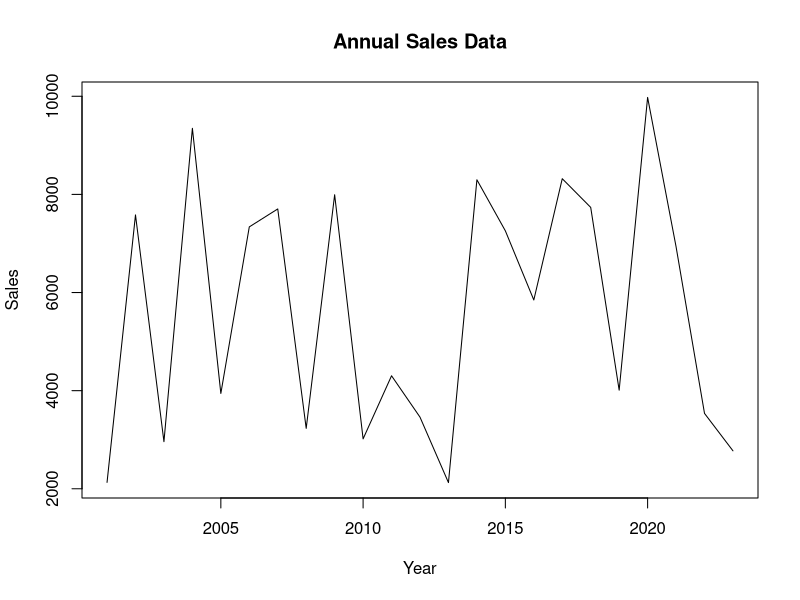
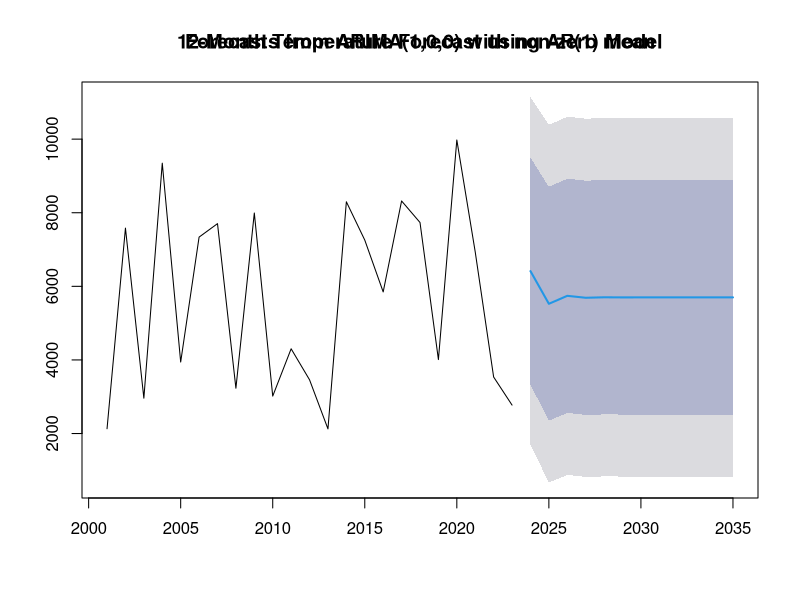
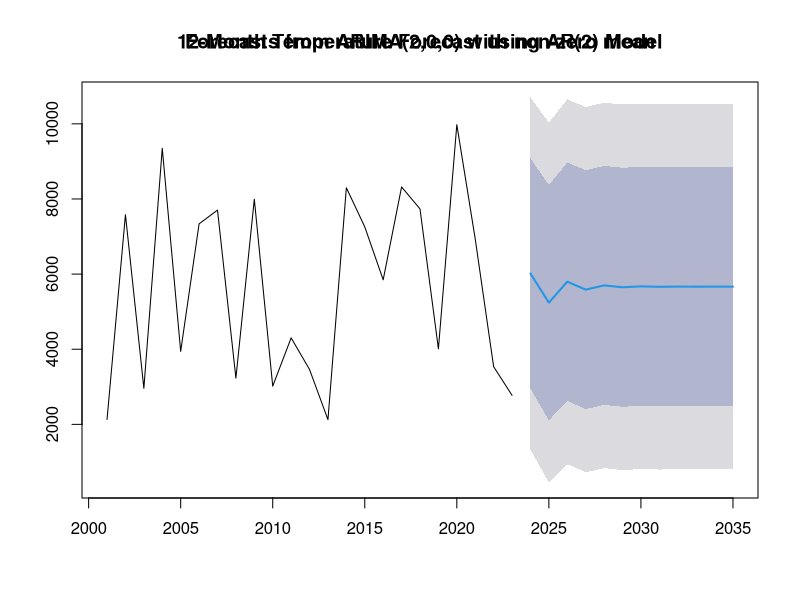

These charts were generated, in order, by the following R code: (Note: this script raises an error after producing the figures.)
# Load necessary libraries
library(forecast)
library(ggplot2)



## Problem 1

years <- 2001:2023
sales <- c(2130, 7582, 2960, 9347, 3943, 7338, 7704, 3231, 7993, 3017, 4303, 3460, 2126, 8298, 7257, 5848, 8320, 7735, 4010, 9977, 6934, 3536, 2773)

# Create a time series object
sales_ts <- ts(sales, start = 2001, frequency = 1)

# Plot the sales data
plot(sales_ts, main = "Annual Sales Data", ylab = "Sales", xlab = "Year")


# Fit AR(1) model
ar1_model <- arima(sales_ts, order = c(1, 0, 0))
summary(ar1_model)

# Fit AR(2) model
ar2_model <- arima(sales_ts, order = c(2, 0, 0))
summary(ar2_model)


# Forecast future values using the AR(1) model
forecast_ar1 <- forecast(ar1_model, h=12)
plot(forecast_ar1)
title(main="12-Month Temperature Forecast using AR(1) Model")

# Forecast future values using the AR(2) model
forecast_ar2 <- forecast(ar2_model, h=12)
plot(forecast_ar2)
title(main="12-Month Temperature Forecast using AR(2) Model")


# Compare the models using AIC
ar1_aic <- AIC(ar1_model)
ar2_aic <- AIC(ar2_model)

cat("AIC for AR(1) model: ", ar1_aic, "\n")
cat("AIC for AR(2) model: ", ar2_aic, "\n")

# Choose the model with the lower AIC
best_model <- ifelse(ar1_aic < ar2_aic, "AR(1)", "AR(2)")
cat("The best model is: ", best_model, "\n")






#### PROBLEM 2

temperature <- c(20.67961519, 20.65293922, 20.18923375, 20.86448871, 
       20.67913765, 20.99650512, 21.47251432, 20.89406671, 
       23.16363374, 24.21791674)

# Plot the simulated data
data <- data.frame(time=time, temperature=temperature)
ggplot(data, aes(x=time, y=temperature)) +
  geom_line() +
  labs(title="Simulated Monthly Average Temperature", x="Month", y="Temperature")

# Fit AR(1) model
ar1_model <- arima(temperature, order=c(1,0,0))
summary(ar1_model)

# Fit AR(2) model
ar2_model <- arima(temperature, order=c(2,0,0))
summary(ar2_model)

# Forecast future values using the AR(1) model
forecast_ar1 <- forecast(ar1_model, h=12)
plot(forecast_ar1)
title(main="12-Month Temperature Forecast using AR(1) Model")

# Forecast future values using the AR(2) model
forecast_ar2 <- forecast(ar2_model, h=12)
plot(forecast_ar2)
title(main="12-Month Temperature Forecast using AR(2) Model")

ar1_aic <- AIC(ar1_model)
ar2_aic <- AIC(ar2_model)

cat("AIC for AR(1) model: ", ar1_aic, "\n")
cat("AIC for AR(2) model: ", ar2_aic, "\n")

# Choose the model with the lower AIC
best_model <- ifelse(ar1_aic < ar2_aic, "AR(1)", "AR(2)")
cat("The best model is: ", best_model, "\n")


